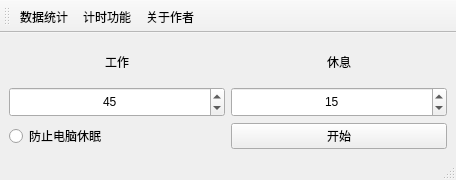
<?xml version="1.0" encoding="UTF-8"?>
<ui version="4.0">
 <class>MainWindow</class>
 <widget class="QMainWindow" name="MainWindow">
  <property name="geometry">
   <rect>
    <x>0</x>
    <y>0</y>
    <width>456</width>
    <height>180</height>
   </rect>
  </property>
  <property name="maximumSize">
   <size>
    <width>456</width>
    <height>180</height>
   </size>
  </property>
  <property name="windowTitle">
   <string>柠檬钟</string>
  </property>
  <widget class="QWidget" name="centralwidget">
   <layout class="QHBoxLayout" name="horizontalLayout">
    <item>
     <layout class="QGridLayout" name="gridLayout">
      <item row="2" column="0">
       <widget class="QSpinBox" name="spinBox">
        <property name="minimumSize">
         <size>
          <width>0</width>
          <height>30</height>
         </size>
        </property>
        <property name="alignment">
         <set>Qt::AlignCenter</set>
        </property>
        <property name="suffix">
         <string/>
        </property>
        <property name="maximum">
         <number>999999999</number>
        </property>
        <property name="value">
         <number>45</number>
        </property>
       </widget>
      </item>
      <item row="2" column="1">
       <widget class="QSpinBox" name="spinBox_2">
        <property name="minimumSize">
         <size>
          <width>0</width>
          <height>30</height>
         </size>
        </property>
        <property name="alignment">
         <set>Qt::AlignCenter</set>
        </property>
        <property name="value">
         <number>15</number>
        </property>
       </widget>
      </item>
      <item row="3" column="0">
       <widget class="QRadioButton" name="radioButton">
        <property name="text">
         <string>防止电脑休眠</string>
        </property>
       </widget>
      </item>
      <item row="3" column="1">
       <widget class="QPushButton" name="pushButton">
        <property name="text">
         <string>开始</string>
        </property>
        <property name="icon">
         <iconset resource="../images/image.qrc">
          <normaloff>:/pic/start.ico</normaloff>:/pic/start.ico</iconset>
        </property>
       </widget>
      </item>
      <item row="0" column="0">
       <widget class="QLabel" name="label">
        <property name="layoutDirection">
         <enum>Qt::LeftToRight</enum>
        </property>
        <property name="text">
         <string>工作</string>
        </property>
        <property name="alignment">
         <set>Qt::AlignCenter</set>
        </property>
       </widget>
      </item>
      <item row="0" column="1">
       <widget class="QLabel" name="label_2">
        <property name="text">
         <string>休息</string>
        </property>
        <property name="alignment">
         <set>Qt::AlignCenter</set>
        </property>
       </widget>
      </item>
     </layout>
    </item>
   </layout>
  </widget>
  <widget class="QStatusBar" name="statusbar"/>
  <widget class="QToolBar" name="toolBar">
   <property name="windowTitle">
    <string>toolBar</string>
   </property>
   <attribute name="toolBarArea">
    <enum>TopToolBarArea</enum>
   </attribute>
   <attribute name="toolBarBreak">
    <bool>false</bool>
   </attribute>
   <addaction name="action"/>
   <addaction name="action_2"/>
   <addaction name="action_3"/>
  </widget>
  <action name="action">
   <property name="text">
    <string>数据统计</string>
   </property>
  </action>
  <action name="action_2">
   <property name="text">
    <string>计时功能</string>
   </property>
  </action>
  <action name="action_3">
   <property name="text">
    <string>关于作者</string>
   </property>
  </action>
 </widget>
 <resources>
  <include location="../images/image.qrc"/>
 </resources>
 <connections/>
</ui>
